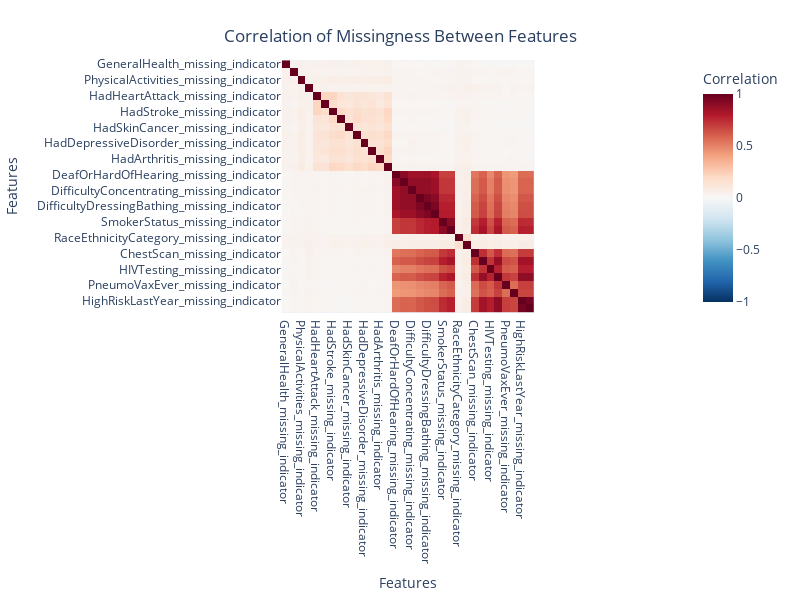

The cell this chart's notebook holds for it:
### Code cell
# Calculate the correlation of missingness between indicator columns
missing_corr = df[missing_indicator_cols].corr()

# Plot using Plotly for better readability
fig_corr = px.imshow(missing_corr,
                     labels=dict(x="Features", y="Features", color="Correlation"),
                     x=missing_corr.columns,
                     y=missing_corr.index,
                     color_continuous_scale="RdBu_r",
                     zmin=-1, zmax=1)  # Adjust color range for correlation (-1 to 1)

fig_corr.update_layout(title='Correlation of Missingness Between Features',
                       title_x=0.5, title_y=0.95,
                       width=800, height=600)

fig_corr.show()

### Figure 1 — Plotly figure (JSON) as saved in the notebook; plotly's stock layout.template omitted (floating-point values rounded to 4 significant figures; data arrays with more than 128 entries replaced by an {"elided": "..."} marker saying what was removed)
{"data": [{"coloraxis": "coloraxis", "hovertemplate": "Features: %{x}<br>Features: %{y}<br>Correlation: %{z}<extra></extra>", "name": "0", "type": "heatmap", "x": ["GeneralHealth_missing_indicator", "LastCheckupTime_missing_indicator", "PhysicalActivities_missing_indicator", "RemovedTeeth_missing_indicator", "HadHeartAttack_missing_indicator", "HadAngina_missing_indicator", "HadStroke_missing_indicator", "HadAsthma_missing_indicator", "HadSkinCancer_missing_indicator", "HadCOPD_missing_indicator", "HadDepressiveDisorder_missing_indicator", "HadKidneyDisease_missing_indicator", "HadArthritis_missing_indicator", "HadDiabetes_missing_indicator", "DeafOrHardOfHearing_missing_indicator", "BlindOrVisionDifficulty_missing_indicator", "DifficultyConcentrating_missing_indicator", "DifficultyWalking_missing_indicator", "DifficultyDressingBathing_missing_indicator", "DifficultyErrands_missing_indicator", "SmokerStatus_missing_indicator", "ECigaretteUsage_missing_indicator", "RaceEthnicityCategory_missing_indicator", "AgeCategory_missing_indicator", "ChestScan_missing_indicator", "AlcoholDrinkers_missing_indicator", "HIVTesting_missing_indicator", "FluVaxLast12_missing_indicator", "PneumoVaxEver_missing_indicator", "TetanusLast10Tdap_missing_indicator", "HighRiskLastYear_missing_indicator", "CovidPos_missing_indicator"], "xaxis": "x", "y": ["GeneralHealth_missing_indicator", "LastCheckupTime_missing_indicator", "PhysicalActivities_missing_indicator", "RemovedTeeth_missing_indicator", "HadHeartAttack_missing_indicator", "HadAngina_missing_indicator", "HadStroke_missing_indicator", "HadAsthma_missing_indicator", "HadSkinCancer_missing_indicator", "HadCOPD_missing_indicator", "HadDepressiveDisorder_missing_indicator", "HadKidneyDisease_missing_indicator", "HadArthritis_missing_indicator", "HadDiabetes_missing_indicator", "DeafOrHardOfHearing_missing_indicator", "BlindOrVisionDifficulty_missing_indicator", "DifficultyConcentrating_missing_indicator", "DifficultyWalking_missing_indicator", "DifficultyDressingBathing_missing_indicator", "DifficultyErrands_missing_indicator", "SmokerStatus_missing_indicator", "ECigaretteUsage_missing_indicator", "RaceEthnicityCategory_missing_indicator", "AgeCategory_missing_indicator", "ChestScan_missing_indicator", "AlcoholDrinkers_missing_indicator", "HIVTesting_missing_indicator", "FluVaxLast12_missing_indicator", "PneumoVaxEver_missing_indicator", "TetanusLast10Tdap_missing_indicator", "HighRiskLastYear_missing_indicator", "CovidPos_missing_indicator"], "yaxis": "y", "z": {"elided": "32x32 float values"}}], "layout": {"coloraxis": {"cmax": 1, "cmin": -1, "colorbar": {"title": {"text": "Correlation"}}, "colorscale": [[0, "rgb(5,48,97)"], [0.1, "rgb(33,102,172)"], [0.2, "rgb(67,147,195)"], [0.3, "rgb(146,197,222)"], [0.4, "rgb(209,229,240)"], [0.5, "rgb(247,247,247)"], [0.6, "rgb(253,219,199)"], [0.7, "rgb(244,165,130)"], [0.8, "rgb(214,96,77)"], [0.9, "rgb(178,24,43)"], [1, "rgb(103,0,31)"]]}, "height": 600, "margin": {"t": 60}, "title": {"text": "Correlation of Missingness Between Features", "x": 0.5, "y": 0.95}, "width": 800, "xaxis": {"anchor": "y", "constrain": "domain", "domain": [0, 1], "scaleanchor": "y", "title": {"text": "Features"}}, "yaxis": {"anchor": "x", "autorange": "reversed", "constrain": "domain", "domain": [0, 1], "title": {"text": "Features"}}}}
